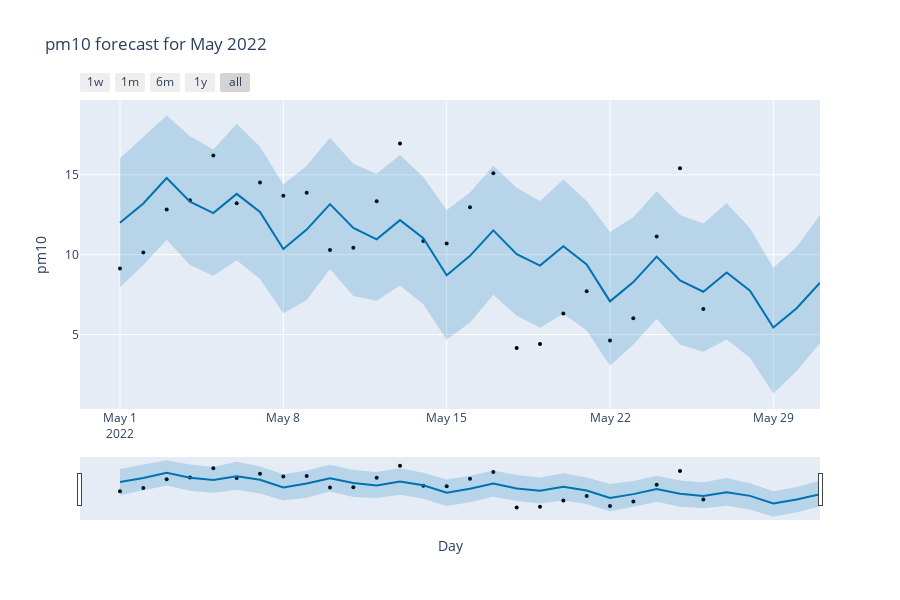

This figure's notebook cell:
### Code cell
# plot predictions
fig = plot_plotly(m, forecast)
fig.update_layout(
    title=sensor_name + ' forecast for May 2022',
    xaxis_title="Day",
    yaxis_title=sensor_name)
fig.show()
